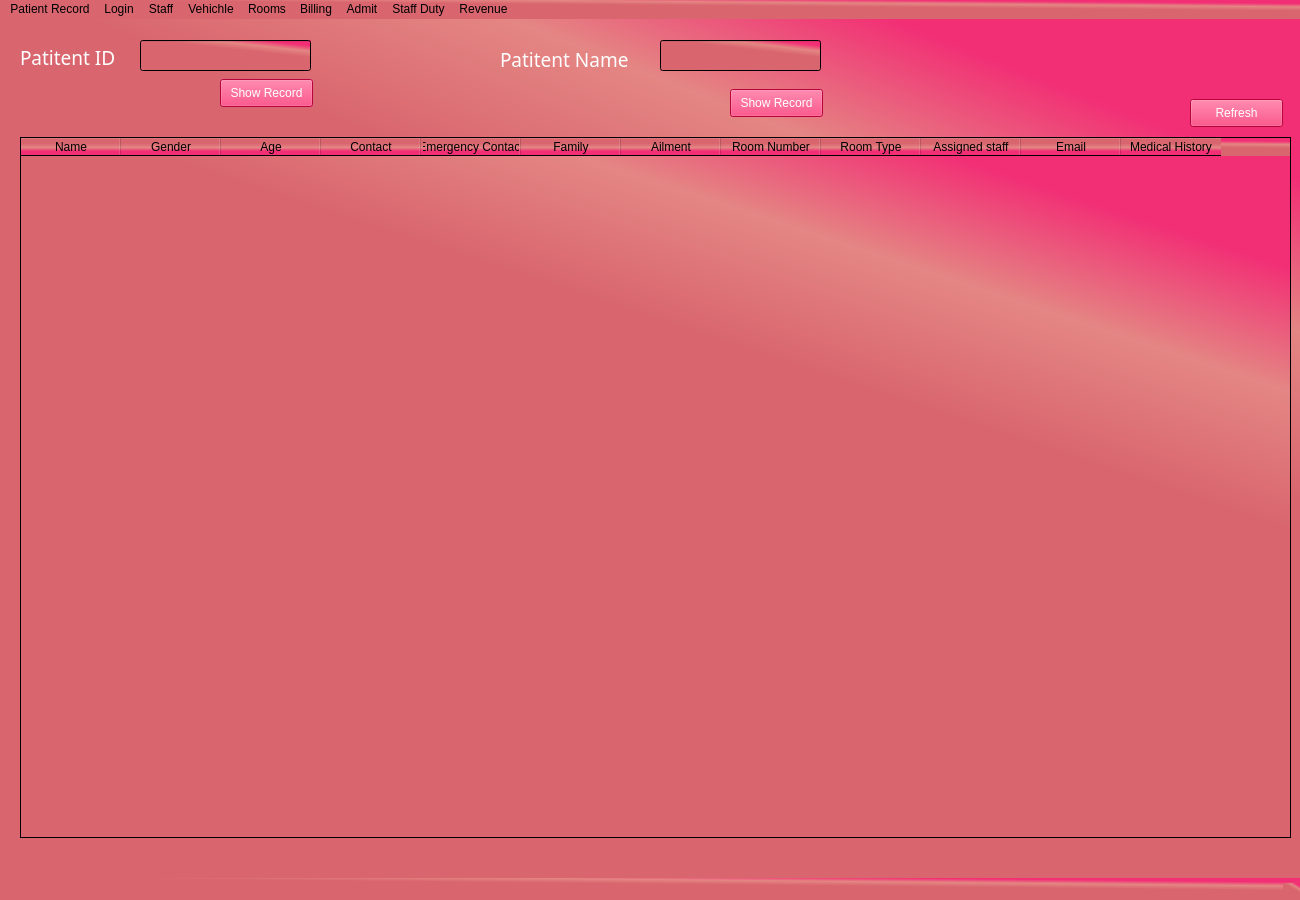
<?xml version="1.0" encoding="UTF-8"?>
<ui version="4.0">
 <class>MainWindow</class>
 <widget class="QMainWindow" name="MainWindow">
  <property name="geometry">
   <rect>
    <x>0</x>
    <y>0</y>
    <width>1300</width>
    <height>900</height>
   </rect>
  </property>
  <property name="windowTitle">
   <string>MainWindow</string>
  </property>
  <property name="styleSheet">
   <string notr="true">background-color: rgb(159, 0, 79);
background-color: qlineargradient(spread:pad, x1:0.632, y1:0.613, x2:1, y2:0, stop:0.328358 rgba(217, 102, 111, 255), stop:0.562189 rgba(228, 134, 131, 255), stop:0.776119 rgba(242, 46, 117, 255));</string>
  </property>
  <widget class="QWidget" name="MainWidget">
   <widget class="QLabel" name="PIDLabel">
    <property name="geometry">
     <rect>
      <x>20</x>
      <y>30</y>
      <width>111</width>
      <height>16</height>
     </rect>
    </property>
    <property name="font">
     <font>
      <family>Mongolian Baiti</family>
      <pointsize>14</pointsize>
      <weight>50</weight>
      <italic>false</italic>
      <bold>false</bold>
     </font>
    </property>
    <property name="styleSheet">
     <string notr="true">background-color: rgba(255, 255, 255, 0);color: rgb(255, 255, 255);
font: 14pt &quot;Mongolian Baiti&quot;;</string>
    </property>
    <property name="text">
     <string>Patitent ID</string>
    </property>
   </widget>
   <widget class="QLineEdit" name="PIDEntry">
    <property name="geometry">
     <rect>
      <x>140</x>
      <y>21</y>
      <width>171</width>
      <height>31</height>
     </rect>
    </property>
    <property name="font">
     <font>
      <pointsize>10</pointsize>
     </font>
    </property>
    <property name="styleSheet">
     <string notr="true">color: rgb(255, 255, 255);
selection-background-color: rgb(255, 11, 104);</string>
    </property>
   </widget>
   <widget class="QPushButton" name="SearchBtn">
    <property name="geometry">
     <rect>
      <x>220</x>
      <y>60</y>
      <width>93</width>
      <height>28</height>
     </rect>
    </property>
    <property name="styleSheet">
     <string notr="true">color: rgb(255, 255, 255);
background-color: rgb(255, 7, 85);</string>
    </property>
    <property name="text">
     <string>Show Record</string>
    </property>
   </widget>
   <widget class="QLabel" name="PIDLabel_2">
    <property name="geometry">
     <rect>
      <x>500</x>
      <y>30</y>
      <width>141</width>
      <height>21</height>
     </rect>
    </property>
    <property name="font">
     <font>
      <family>Mongolian Baiti</family>
      <pointsize>14</pointsize>
      <weight>50</weight>
      <italic>false</italic>
      <bold>false</bold>
     </font>
    </property>
    <property name="styleSheet">
     <string notr="true">background-color: rgba(255, 255, 255, 0);font: 14pt &quot;Mongolian Baiti&quot;;color: rgb(255, 255, 255);</string>
    </property>
    <property name="text">
     <string>Patitent Name</string>
    </property>
   </widget>
   <widget class="QLineEdit" name="PIDEntry_2">
    <property name="geometry">
     <rect>
      <x>660</x>
      <y>21</y>
      <width>161</width>
      <height>31</height>
     </rect>
    </property>
    <property name="font">
     <font>
      <pointsize>10</pointsize>
     </font>
    </property>
    <property name="styleSheet">
     <string notr="true">color: rgb(255, 255, 255);
selection-background-color: rgb(255, 11, 104);</string>
    </property>
   </widget>
   <widget class="QPushButton" name="SearchBtn_2">
    <property name="geometry">
     <rect>
      <x>730</x>
      <y>70</y>
      <width>93</width>
      <height>28</height>
     </rect>
    </property>
    <property name="styleSheet">
     <string notr="true">color: rgb(255, 255, 255);
background-color: rgb(255, 7, 85);</string>
    </property>
    <property name="text">
     <string>Show Record</string>
    </property>
   </widget>
   <widget class="QPushButton" name="button">
    <property name="geometry">
     <rect>
      <x>1190</x>
      <y>80</y>
      <width>93</width>
      <height>28</height>
     </rect>
    </property>
    <property name="styleSheet">
     <string notr="true">color: rgb(255, 255, 255);
background-color: rgb(255, 7, 85);</string>
    </property>
    <property name="text">
     <string>Refresh</string>
    </property>
   </widget>
   <widget class="QTableWidget" name="TableWidget">
    <property name="geometry">
     <rect>
      <x>20</x>
      <y>118</y>
      <width>1271</width>
      <height>701</height>
     </rect>
    </property>
    <property name="font">
     <font>
      <family>Mongolian Baiti</family>
      <pointsize>11</pointsize>
      <weight>50</weight>
      <italic>false</italic>
      <bold>false</bold>
     </font>
    </property>
    <property name="styleSheet">
     <string notr="true">font: 11pt &quot;Mongolian Baiti&quot;;</string>
    </property>
    <property name="gridStyle">
     <enum>Qt::DashDotDotLine</enum>
    </property>
    <property name="sortingEnabled">
     <bool>true</bool>
    </property>
    <column>
     <property name="text">
      <string>Name</string>
     </property>
    </column>
    <column>
     <property name="text">
      <string>Gender</string>
     </property>
    </column>
    <column>
     <property name="text">
      <string>Age</string>
     </property>
    </column>
    <column>
     <property name="text">
      <string>Contact</string>
     </property>
    </column>
    <column>
     <property name="text">
      <string>Emergency Contact</string>
     </property>
    </column>
    <column>
     <property name="text">
      <string>Family</string>
     </property>
    </column>
    <column>
     <property name="text">
      <string>Ailment</string>
     </property>
    </column>
    <column>
     <property name="text">
      <string>Room Number</string>
     </property>
    </column>
    <column>
     <property name="text">
      <string>Room Type</string>
     </property>
    </column>
    <column>
     <property name="text">
      <string>Assigned staff</string>
     </property>
    </column>
    <column>
     <property name="text">
      <string>Email</string>
     </property>
    </column>
    <column>
     <property name="text">
      <string>Medical History</string>
     </property>
    </column>
   </widget>
  </widget>
  <widget class="QMenuBar" name="menubar">
   <property name="geometry">
    <rect>
     <x>0</x>
     <y>0</y>
     <width>1300</width>
     <height>26</height>
    </rect>
   </property>
   <widget class="QMenu" name="PRecordMenu">
    <property name="title">
     <string>Patient Record</string>
    </property>
   </widget>
   <widget class="QMenu" name="LoginMenu">
    <property name="title">
     <string>Login</string>
    </property>
   </widget>
   <widget class="QMenu" name="StaffMenu">
    <property name="title">
     <string>Staff</string>
    </property>
   </widget>
   <widget class="QMenu" name="VehichleMenu">
    <property name="title">
     <string>Vehichle</string>
    </property>
   </widget>
   <widget class="QMenu" name="RoomsMenu">
    <property name="title">
     <string>Rooms</string>
    </property>
   </widget>
   <widget class="QMenu" name="BillingMenu">
    <property name="title">
     <string>Billing</string>
    </property>
   </widget>
   <widget class="QMenu" name="StaffDutyMenu">
    <property name="title">
     <string>Staff Duty</string>
    </property>
   </widget>
   <widget class="QMenu" name="RevenueMenu">
    <property name="title">
     <string>Revenue</string>
    </property>
   </widget>
   <widget class="QMenu" name="AdmitMenu">
    <property name="title">
     <string>Admit</string>
    </property>
   </widget>
   <addaction name="PRecordMenu"/>
   <addaction name="LoginMenu"/>
   <addaction name="StaffMenu"/>
   <addaction name="VehichleMenu"/>
   <addaction name="RoomsMenu"/>
   <addaction name="BillingMenu"/>
   <addaction name="AdmitMenu"/>
   <addaction name="StaffDutyMenu"/>
   <addaction name="RevenueMenu"/>
  </widget>
  <widget class="QStatusBar" name="statusbar"/>
 </widget>
 <resources/>
 <connections/>
</ui>
